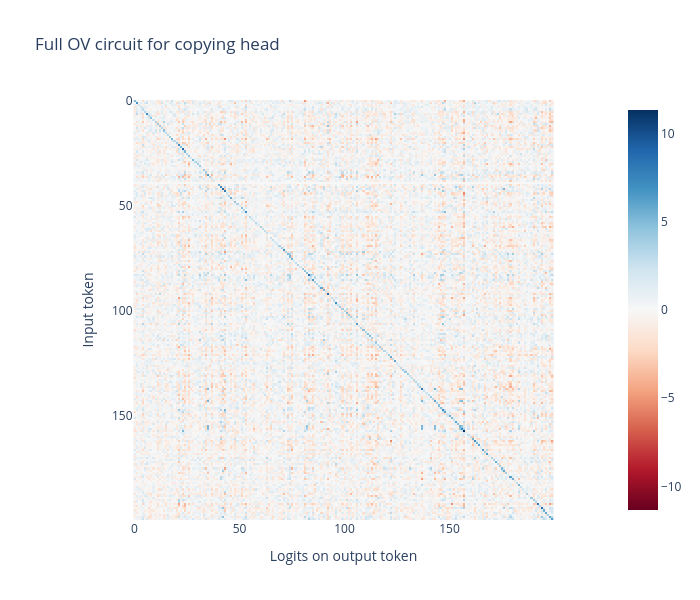

Here is the notebook cell this chart was saved with:
### Code cell
indices = t.randint(0, model._model.d_vocab, (200,))
full_OV_circuit_sample = full_OV_circuit[indices][:, indices].AB

imshow(
    to_numpy(full_OV_circuit_sample),
    labels={"x": "Logits on output token", "y": "Input token"},
    title="Full OV circuit for copying head",
    width=700,
    height=600,
)

### Figure 1 — Plotly figure (JSON) as saved in the notebook; plotly's stock layout.template omitted (floating-point values rounded to 4 significant figures; data arrays with more than 128 entries replaced by an {"elided": "..."} marker saying what was removed)
{"data": [{"coloraxis": "coloraxis", "hovertemplate": "Logits on output token: %{x}<br>Input token: %{y}<br>color: %{z}<extra></extra>", "name": "0", "type": "heatmap", "xaxis": "x", "yaxis": "y", "z": {"elided": "200x200 float values"}}], "layout": {"coloraxis": {"cmid": 0, "colorscale": [[0, "rgb(103,0,31)"], [0.1, "rgb(178,24,43)"], [0.2, "rgb(214,96,77)"], [0.3, "rgb(244,165,130)"], [0.4, "rgb(253,219,199)"], [0.5, "rgb(247,247,247)"], [0.6, "rgb(209,229,240)"], [0.7, "rgb(146,197,222)"], [0.8, "rgb(67,147,195)"], [0.9, "rgb(33,102,172)"], [1, "rgb(5,48,97)"]]}, "height": 600, "title": {"text": "Full OV circuit for copying head"}, "width": 700, "xaxis": {"anchor": "y", "constrain": "domain", "domain": [0, 1], "scaleanchor": "y", "title": {"text": "Logits on output token"}}, "yaxis": {"anchor": "x", "autorange": "reversed", "constrain": "domain", "domain": [0, 1], "title": {"text": "Input token"}}}}
